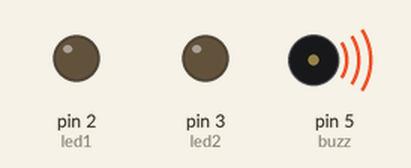
Recording of a sketch running on a simulated Arduino Uno, built with avr-gcc and run on an emulated ATmega328P. Parts: output pins drawn as LEDs (lit = HIGH), buzzer (waves = sounding).

Above: at 0.3 s.
At 1.18 s:
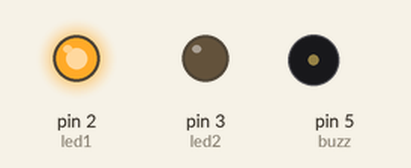
At 1.68 s:
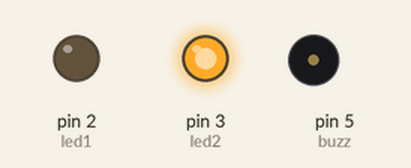
At 2.9 s:
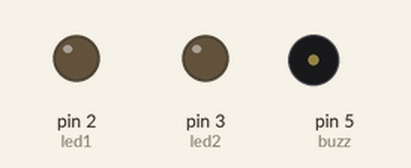
Timing chart, 0 to 4.7 s (numbered marks = the images above):
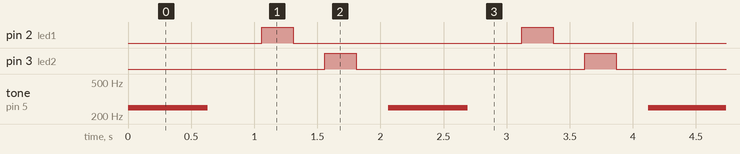

Measured:
- by itself, pin 2 (led1), pin 3 (led2): alternates HIGH for 0.25 s and LOW for 1.8 s
- by itself, tone on pin 5 (buzz): alternates 250 Hz for 0.63 s and silent for 1.4 s

The sketch:

1-d.ino
```cpp
#define buzz 5
#define led1 2
#define led2 3

void setup()
{
  pinMode( led1 , OUTPUT );
  pinMode( led2 , OUTPUT );

  pinMode( buzz , OUTPUT );
}

void loop()
{

  	tone(5,250);
  	delay(630);
  	noTone(5);
    delay(430);
	digitalWrite( led1 , HIGH );
  	delay(250);
  	digitalWrite( led1 , LOW );
  	delay(250);
  	digitalWrite( led2 , HIGH );
  	delay(250);
  	digitalWrite( led2 , LOW );
  	delay(250);

}
```
